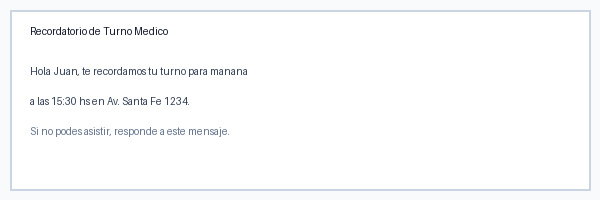
#> input picture examples/captura_mensaje_legitimo.png, 600 x 200 px
$ python -i image_processor.py   (imports and definitions only)
#> lines starting #> are read from the running program, lines starting #| are printed output that depends on the picture
#> further down, picture is the input picture: PIL image 600x200 RGB; mean R, G, B 250.3, 250.9, 251.8
"""
Módulo de Procesamiento y Validación Segura de Imágenes en Memoria.

Principios de Seguridad y Robustez:
- Validación real por cabecera binaria (magic bytes e Image.format), nunca solo por extensión.
- Protección estricta contra ataques de descompresión (Decompression Bombs / DoS).
- Procesamiento 100% en memoria (RAM / BytesIO), sin almacenar archivos temporales en disco.
- Eliminación de metadatos EXIF / perfiles no necesarios para el análisis de texto.
- Preprocesamiento óptico (escala de grises, contraste adaptativo) para optimizar la legibilidad en OCR.
"""

from __future__ import annotations

import io
from pathlib import Path
from typing import Optional, Set, Tuple

from PIL import Image, ImageEnhance, ImageOps

# Límites defensivos de seguridad
MAX_FILE_SIZE_BYTES = 10 * 1024 * 1024  # 10 MB máximo
MAX_ALLOWED_PIXELS = 25_000_000         # 25 Megapíxeles (evita Decompression Bombs)
MAX_DIMENSION = 5000                    # Ancho o alto máximo en píxeles
ALLOWED_PIL_FORMATS: Set[str] = {"PNG", "JPEG", "WEBP"}
ALLOWED_EXTENSIONS: Set[str] = {".png", ".jpg", ".jpeg", ".webp"}

# Configurar Pillow para prevenir bombas de descompresión
Image.MAX_IMAGE_PIXELS = MAX_ALLOWED_PIXELS


class ImageValidationError(ValueError):
    """Excepción lanzada cuando una imagen no supera los controles de integridad o seguridad."""
    pass


# [83 lines left out: function validate_and_load_image, not called in this run]


def preprocess_image_for_ocr(
    image: Image.Image,
    target_dpi_factor: float = 1.0,
) -> Image.Image:
    """
    Preprocesa una imagen para maximizar la tasa de acierto del motor de OCR.

    Transformaciones aplicadas:
    - Re-escalado adaptativo: si la imagen es una captura pequeña o mediana (resolución
      típica de pantalla 72-96 DPI), se escala 2x para alcanzar la altura en píxeles óptima
      requerida por los modelos LSTM de Tesseract. Si es excesivamente grande, se reduce para
      mantener tiempos de respuesta ágiles.
    - Conversión a escala de grises.
    - Normalización de contraste y realce de definición para destacar el texto sobre fondos
      claros u oscuros frecuentes en WhatsApp, clientes de correo o navegadores.
    """
#> called with target_dpi_factor = 1
    w, h = image.size
#> w = 600; h = 200
    max_side = 2500

    # Re-escalado adaptativo según resolución inicial
    if max(w, h) > max_side:
        scale = max_side / max(w, h)
        new_size = (int(w * scale), int(h * scale))
        processed = image.resize(new_size, Image.Resampling.LANCZOS)
    elif max(w, h) < 1800:
        # Captura de pantalla de resolución estándar: escalar para elevar DPI relativo
        scale = min(2.0, max_side / max(w, h))
#> scale = 2
        new_size = (int(w * scale), int(h * scale))
#> new_size = (1200, 400)
        processed = image.resize(new_size, Image.Resampling.LANCZOS)
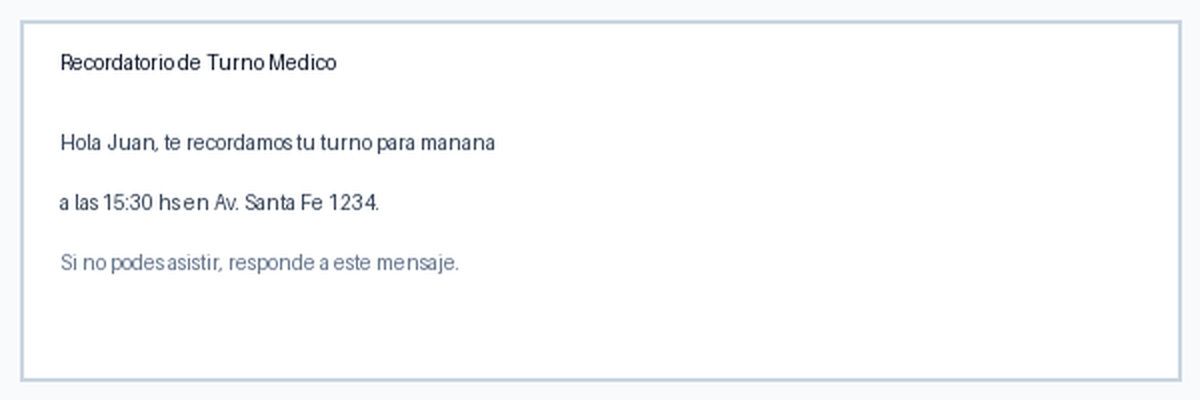
#> processed: PIL image 1200x400 RGB; mean R, G, B 249.9, 250.7, 251.5
    else:
        processed = image.copy()

    # 1. Convertir a escala de grises
    gray = processed.convert("L")

    # 2. Ajuste automático de contraste (autocontrast)
    try:
        contrasted = ImageOps.autocontrast(gray, cutoff=1)
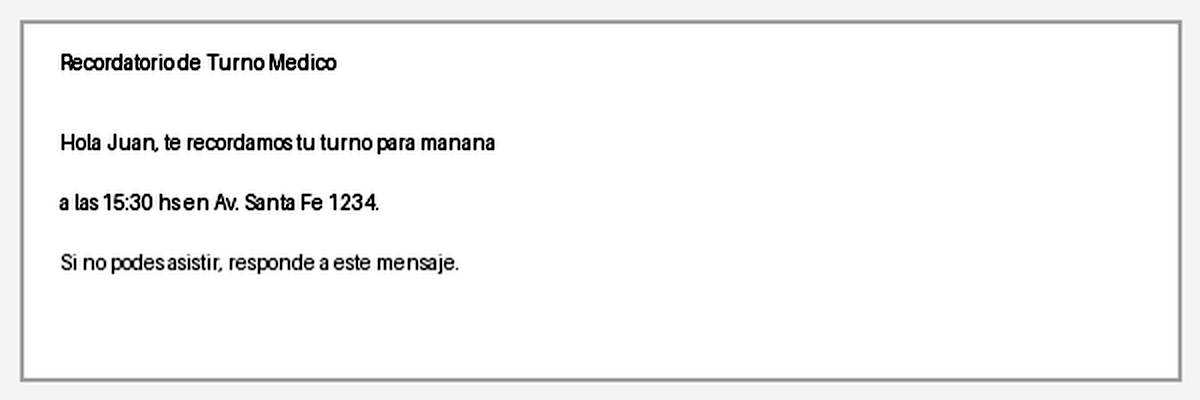
#> contrasted: PIL image 1200x400 L; min 0, max 255, mean 245.9
    except Exception:
        contrasted = gray

    # 3. Realce de contraste ligero para texto tenue
    enhancer = ImageEnhance.Contrast(contrasted)
    enhanced = enhancer.enhance(1.5)
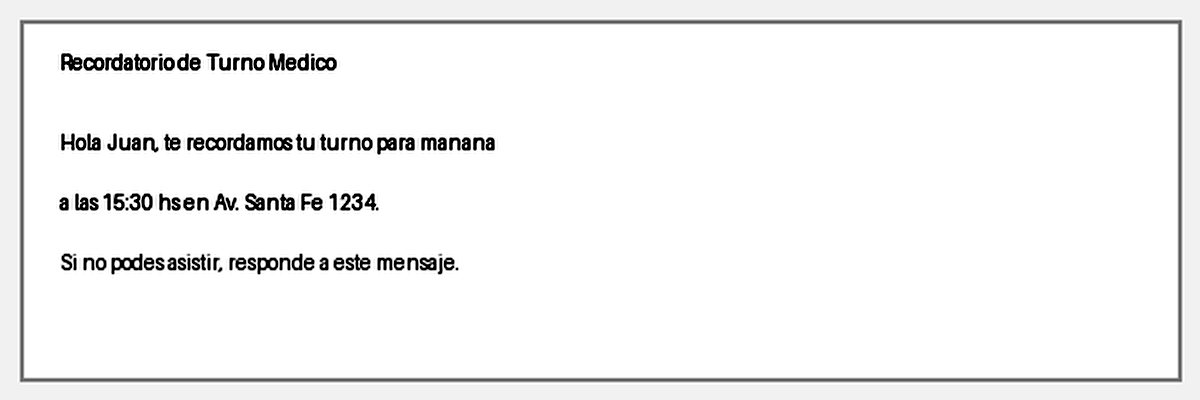
#> enhanced: PIL image 1200x400 L; min 0, max 255, mean 243.7

    return enhanced

>>> from PIL import Image
>>> picture = Image.open('../examples/captura_mensaje_legitimo.png')
>>> result = preprocess_image_for_ocr(picture)
